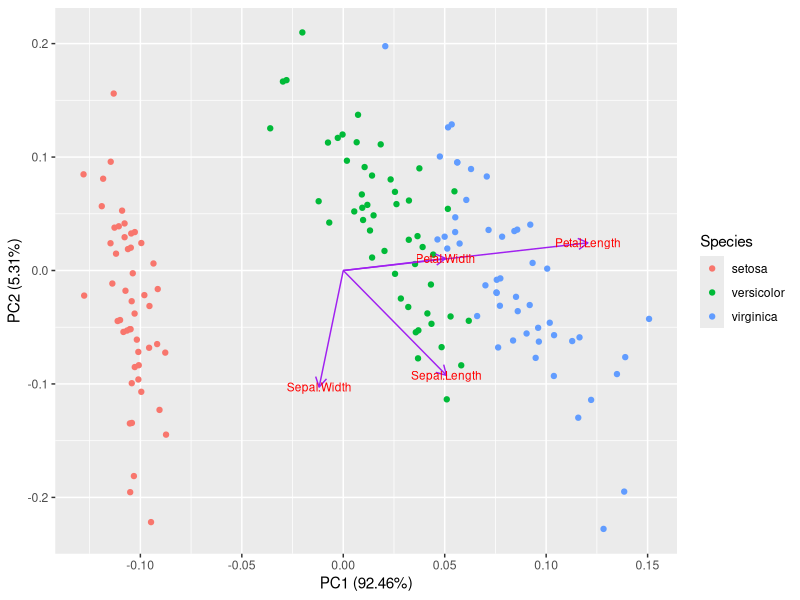
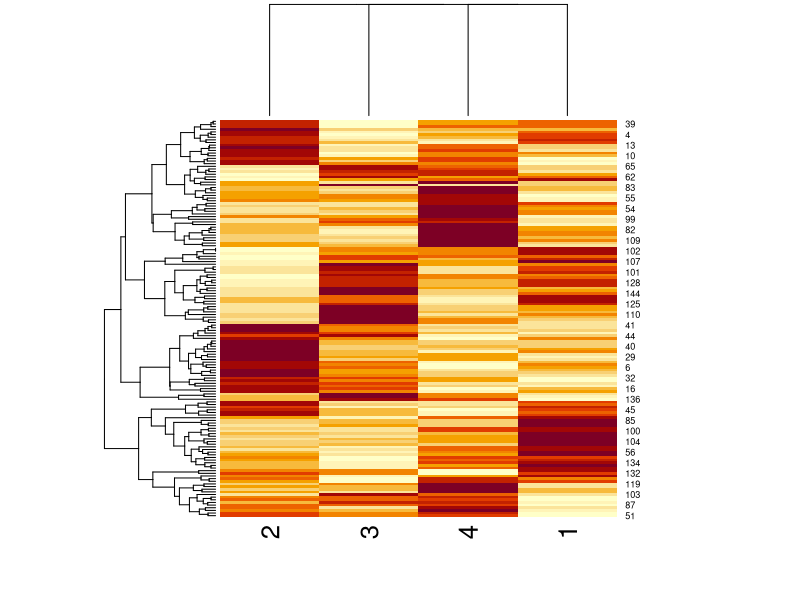
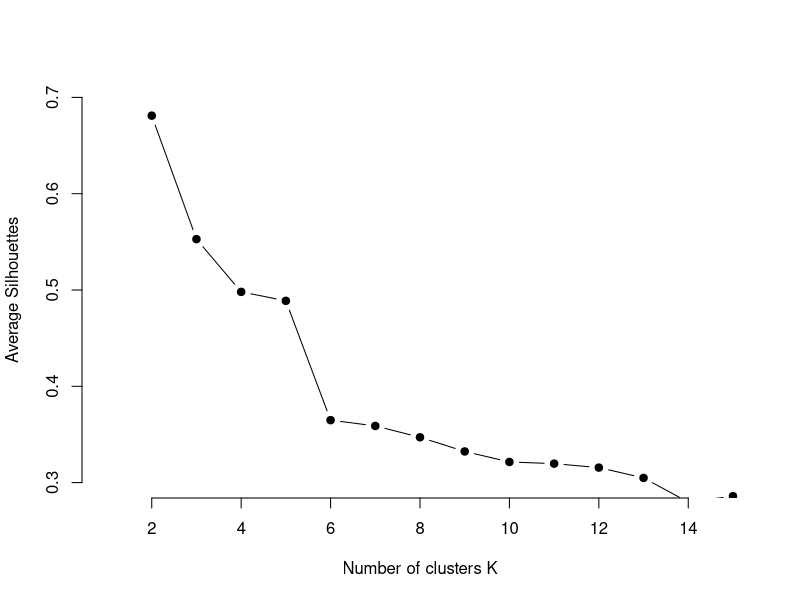
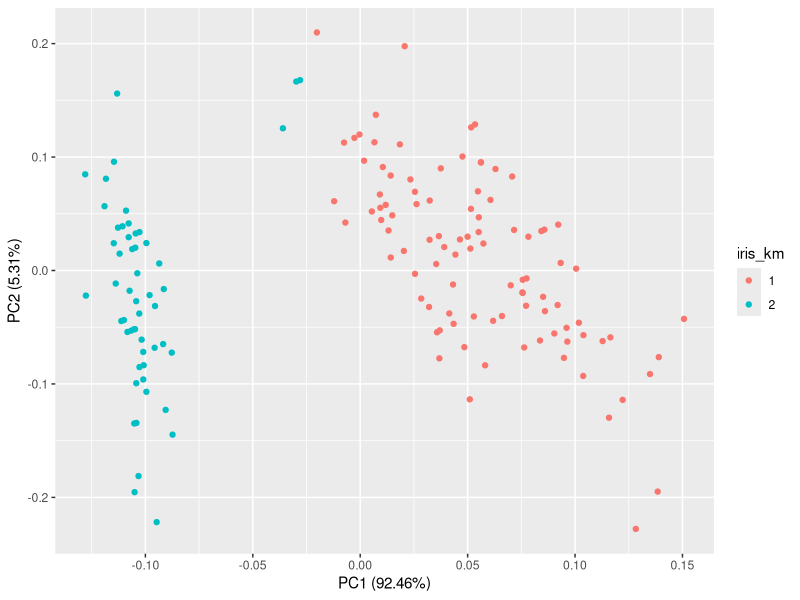
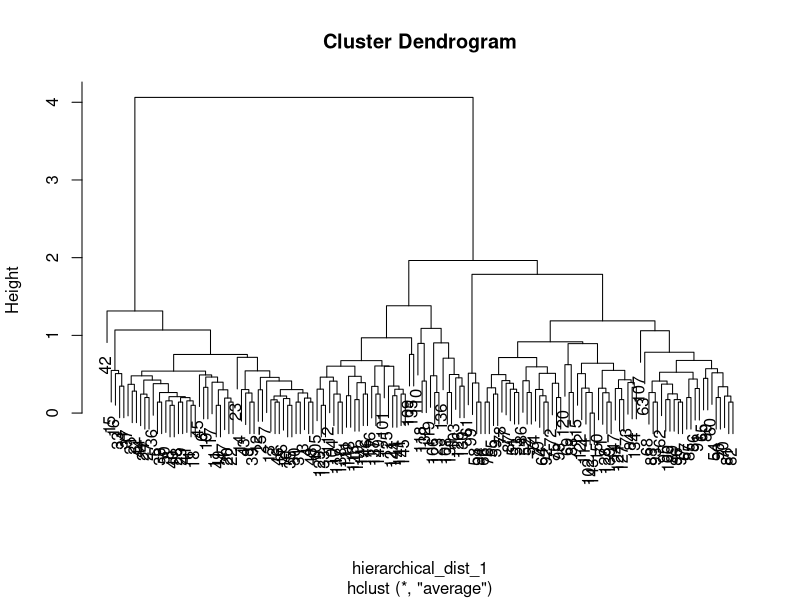
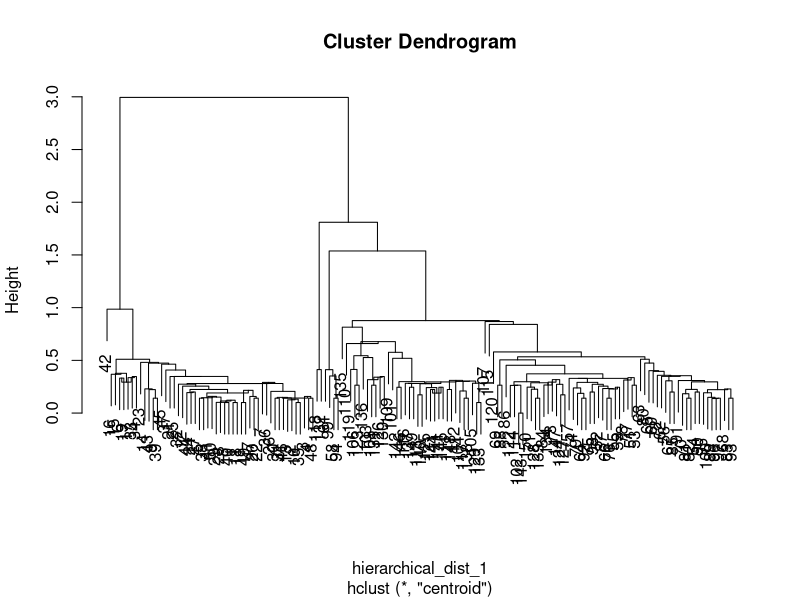
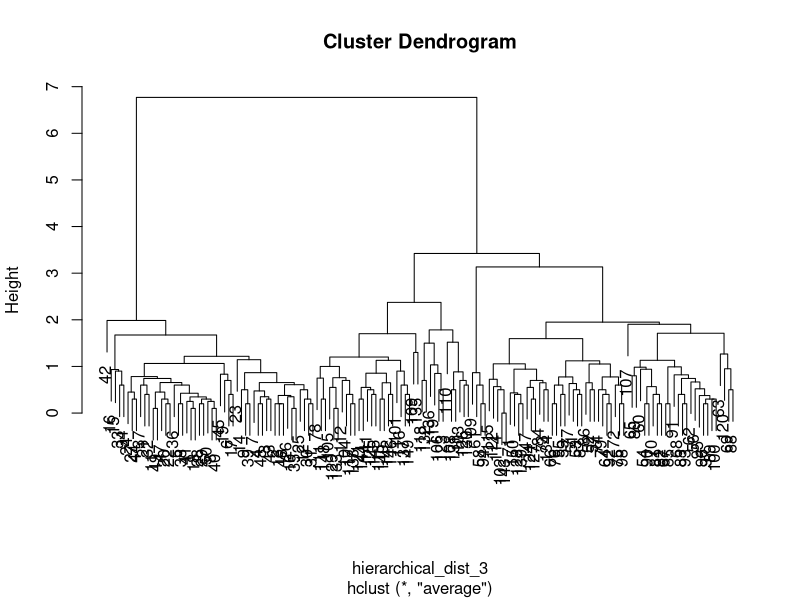
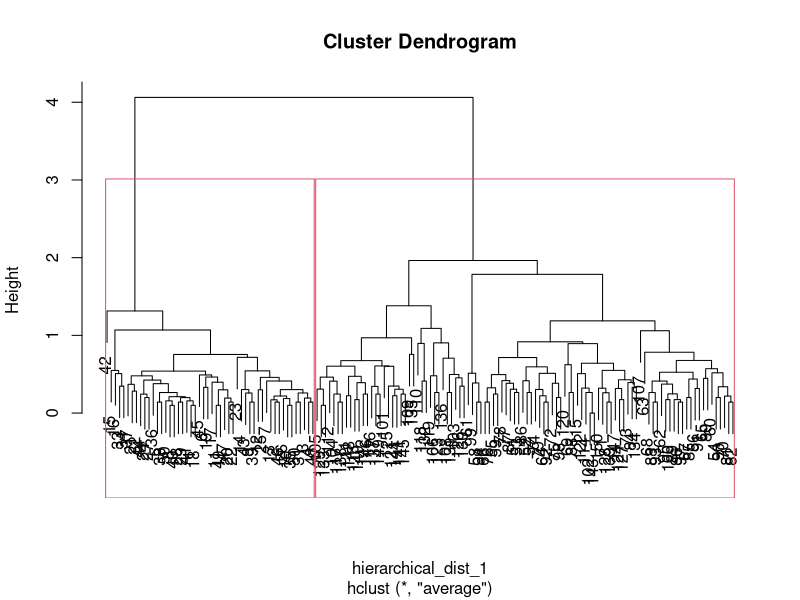

Write R code to recreate these figures, in order.
## ---- chunk 1
data(iris)
summary(iris)
## ---- chunk 2
library(ggplot2)
library(tidyverse)
library(ggfortify)
library(fastICA)
library(cluster)
## ---- chunk 3
## 0.Subset the Iris dataset to only include `Sepal.Length`, `Sepal.Width`, `Petal.Length`, and `Petal.Width`.
iris_species <- iris$Species
iris_data <- iris[,c(1:4)]
## ---- chunk 4
## 1. Write out the Kmeans algorithm by hand, and run two iterations of it. 
summary(iris_data)

dis.Euclid <- function(points1, points2) {
  distanceMatrix <- matrix(NA, nrow=dim(points1)[1], ncol=dim(points2)[1])
  for(i in 1:nrow(points2)) {
    distanceMatrix[,i] <- sqrt(rowSums(t(t(points1)-points2[i,])^2))
  }
  distanceMatrix
}

# Choose k = 3
# Step 1. Assign a number,  1 to 3, to each observation
set.seed(123)
randvar <- sample(c('1','2','3'),size = nrow(iris_data),replace=TRUE)
iris_kc0 <- cbind(iris_data,randvar)

# Step 2a. Compute the centroid of each cluster
cluster0.1 <- subset(iris_kc0, iris_kc0$randvar == '1')
cluster0.2 <- subset(iris_kc0, iris_kc0$randvar == '2')
cluster0.3 <- subset(iris_kc0, iris_kc0$randvar == '3')

centroids0 <- rbind(colMeans(cluster0.1[,1:4]),colMeans(cluster0.2[,1:4]),colMeans(cluster0.3[,1:4]))

# Step 2b. Assign each observation to closest centroid

dist1 <- dis.Euclid(iris_data,centroids0)
c.assigned1 <- rep(NA,150)
for (i in 1:150){
  c.assigned1[i] <- which.min(dist1[i,])
}
iris_kc1 <- cbind(iris_data,c.assigned1)

# Step 3a. Compute the new centroid of each cluster
cluster1.1 <- subset(iris_kc1, iris_kc1$c.assigned1 == '1')
cluster1.2 <- subset(iris_kc1, iris_kc1$c.assigned1 == '2')
cluster1.3 <- subset(iris_kc1, iris_kc1$c.assigned1 == '3')
centroids1 <- rbind(colMeans(cluster1.1[,1:4]),colMeans(cluster1.2[,1:4]),colMeans(cluster1.3[,1:4]))

# Step 3b. Assign each observation to closest centroid

dist2 <- dis.Euclid(iris_data,centroids1)
c.assigned2 <- rep(NA,150)
for (i in 1:150){
  c.assigned2[i] <- which.min(dist2[i,])
}
iris_kc2 <- cbind(iris_data,c.assigned2)
## ---- chunk 5
## 2. Run PCA on the Iris dataset. Plot a scatter plot of PC1 vs PC2 and include the percent variance those PCs describe.
iris_data_pca <- data.matrix(iris_data)
iris_pca <- prcomp(iris_data_pca)
autoplot(iris_pca, data = iris, colour = 'Species',loadings = TRUE, loadings.colour = 'purple', loadings.label = TRUE, loadings.label.size = 3)
## ---- chunk 6
## 3. Run ICA on the Iris dataset. Plot the independent components as a heatmap.
iris_ica <- fastICA(iris_data, 4, alg.typ = "parallel", fun = "logcosh", alpha = 1,
        method = "R", row.norm = FALSE, maxit = 200,
        tol = 0.0001, verbose = TRUE)
iris_ica$X
heatmap(iris_ica$S)
## ---- chunk 7
## 4.Use Kmeans to cluster the Iris data. 
#### 4.1 Use the silhouette function in the cluster package to find the optimal number of clusters for kmeans for the iris dataset. 
####     Then cluster using kmeans clustering. Does the data cluster by species? 

avg_sil <- function(k) {
  km.res <- kmeans(iris_data, centers = k, nstart = 25)
  ss <- silhouette(km.res$cluster, dist(iris_data))
  mean(ss[, 3])
}

k.values <- 2:15

avg_sil_values <- map_dbl(k.values, avg_sil)

plot(k.values, avg_sil_values,
     type = "b", pch = 19, frame = FALSE, 
     xlab = "Number of clusters K",
     ylab = "Average Silhouettes",
     xlim = c(1,15), ylim = c(0.3,0.7))

# Choose k=2
set.seed(151)
iris_kmeans <- kmeans(iris_data, 2, nstart=25)
iris_kmeans$cluster

#### Using this clustering, color the PCA plot according to the clusters.
iris_km <- as.factor(iris_kmeans$cluster)
iris_kmdata <- cbind(iris,iris_km)
autoplot(iris_pca, data = iris_kmdata, colour = 'iris_km')
## ---- chunk 8
## 5.Use hierarchical clustering to cluster the Iris data.
#### * Try two different linkage types, and two different distance metrics. 

# Linkage Type: Average, Distance Metric: Euclidean 
hierarchical_dist_1 <- dist(iris_data, method = "euclidean")
tree_1 <- hclust(hierarchical_dist_1, method="average")
plot(tree_1)

# Linkage Type: Centroid, Distance Metric: Euclidean
hierarchical_dist_2 <- dist(iris_data, method = "euclidean")
tree_2 <- hclust(hierarchical_dist_1, method="centroid")
plot(tree_2)

# Linkage Type: Average, Distance Metric: City Block
hierarchical_dist_3 <- dist(iris_data, method = "manhattan")
tree_3 <- hclust(hierarchical_dist_3, method = "average")
plot(tree_3)

#### For one linkage type and one distance metric, try two different cut points
# Linkage Type: Average, Distance Metric: Euclidean, cut points k = 2 and k = 3 
plot(tree_1)
tree_1_k2 <- cutree(tree_1, k = 2)
rect.hclust(tree_1, k = 2, h = NULL)

plot(tree_1)
rect.hclust(tree_1, k = 3, h = NULL)
tree_1_k3 <- cutree(tree_1, k = 3)

# Using this clustering, color the PCA plot according to the clusters. (6  plots in total)
iris_hc1 <- as.factor(tree_1_k3)
iris_hclustdata1 <- cbind(iris,iris_hc1)
autoplot(iris_pca, data = iris_hclustdata1, colour = 'iris_hc1')

iris_hc2 <- as.factor(tree_1_k2)
iris_hclustdata2 <- cbind(iris,iris_hc2)
autoplot(iris_pca, data = iris_hclustdata2, colour = 'iris_hc2')

## References: https://stackoverflow.com/questions/27082378/how-to-compute-distances-between-centroids-and-data-matrix-for-kmeans-algorithm/27088515
##             https://uc-r.github.io/kmeans_clustering#silo
